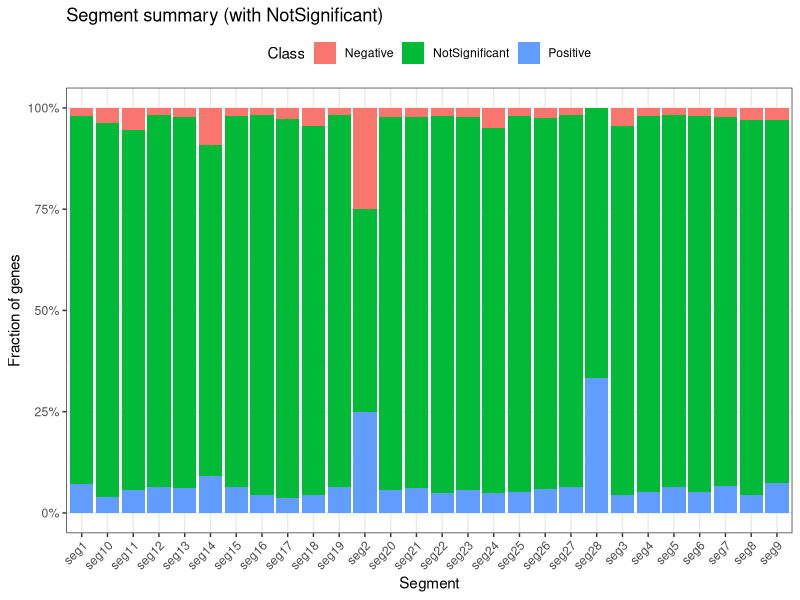
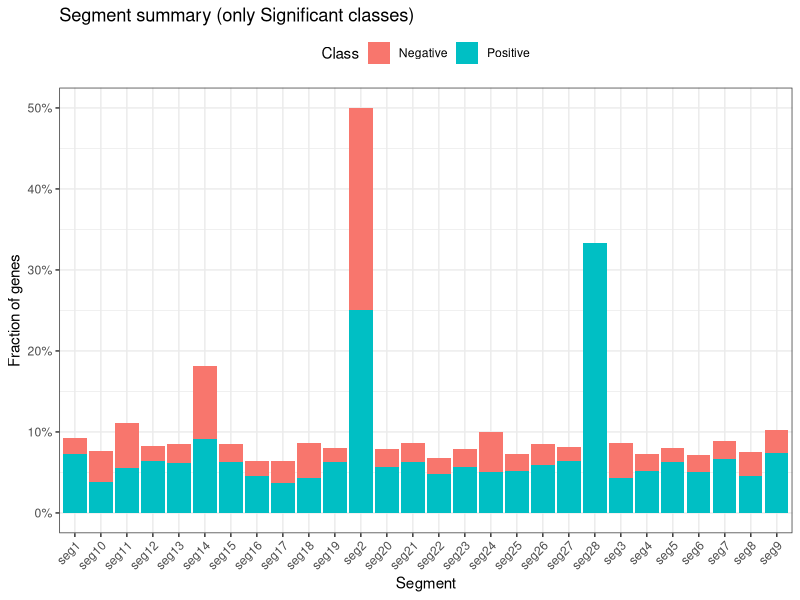
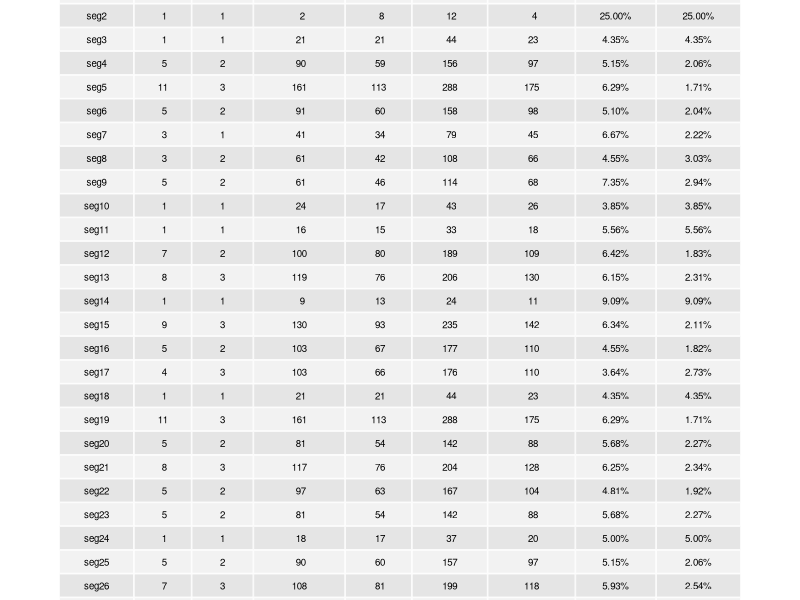

These figures' R source, in order:
library(dplyr)
library(readr)
library(tidyr)
library(ggplot2)
library(gridExtra)
library(grid)

# ===============================
# Step 1: Load regression results + gene-segment map
# ===============================
reg_results <- read_csv("data/processed/GeneRegressionResults.csv")
gene_segment_map <- read_csv("data/processed/Gene_Segment_Map.csv")

cat("??? Regression results loaded:", nrow(reg_results), "genes\n")
cat("??? Gene-segment map loaded:", nrow(gene_segment_map), "pairs\n")

# ===============================
# Step 2: Merge regression results with segments
# ===============================
reg_results_seg <- reg_results %>%
  left_join(gene_segment_map, by = "Gene")

# ===============================
# Step 3: Summarize per segment
# ===============================
summary_counts <- reg_results_seg %>%
  group_by(SegmentID) %>%
  summarise(
    Positive       = sum(Class == "Positive", na.rm = TRUE),
    Negative       = sum(Class == "Negative", na.rm = TRUE),
    NotSignificant = sum(Class == "NotSignificant", na.rm = TRUE),
    Unknown        = sum(Class == "Unknown" | is.na(Class), na.rm = TRUE),
    .groups = "drop"
  ) %>%
  mutate(
    TotalGenes   = Positive + Negative + NotSignificant + Unknown,
    KnownGenes   = Positive + Negative + NotSignificant,
    Pct_Positive = if_else(KnownGenes > 0, 100 * Positive / KnownGenes, NA_real_),
    Pct_Negative = if_else(KnownGenes > 0, 100 * Negative / KnownGenes, NA_real_)
  ) %>%
  arrange(as.numeric(gsub("seg", "", SegmentID)))   # ??? order by segment number

# Save CSV
write_csv(summary_counts, "data/processed/SegmentSummary.csv")
cat("??? Segment summary saved to SegmentSummary.csv\n")

# ===============================
# Step 4: Barplot (with NotSignificant)
# ===============================
bar_data_all <- summary_counts %>%
  select(SegmentID, Positive, Negative, NotSignificant, KnownGenes) %>%
  pivot_longer(
    cols = Positive:NotSignificant,
    names_to = "Class",
    values_to = "Count"
  ) %>%
  mutate(Fraction = if_else(KnownGenes > 0, Count / KnownGenes, NA_real_))

barplot_all <- ggplot(bar_data_all, aes(x = SegmentID, y = Fraction, fill = Class)) +
  geom_bar(stat = "identity", position = "stack") +
  scale_y_continuous(labels = scales::percent) +
  theme_bw() +
  theme(axis.text.x = element_text(angle = 45, hjust = 1),
        legend.position = "top") +
  labs(title = "Segment summary (with NotSignificant)",
       y = "Fraction of genes", x = "Segment")

ggsave("figures/PanelA_SegmentSummary_Barplot_ALL.png",
       barplot_all, width = 12, height = 6, dpi = 300)

cat("??? Barplot (with NotSignificant) saved\n")

# ===============================
# Step 5: Barplot (only Significant = Positive/Negative)
# ===============================
bar_data_sig <- summary_counts %>%
  select(SegmentID, Positive, Negative, KnownGenes) %>%
  pivot_longer(
    cols = Positive:Negative,
    names_to = "Class",
    values_to = "Count"
  ) %>%
  mutate(Fraction = if_else(KnownGenes > 0, Count / KnownGenes, NA_real_))

barplot_sig <- ggplot(bar_data_sig, aes(x = SegmentID, y = Fraction, fill = Class)) +
  geom_bar(stat = "identity", position = "stack") +
  scale_y_continuous(labels = scales::percent) +
  theme_bw() +
  theme(axis.text.x = element_text(angle = 45, hjust = 1),
        legend.position = "top") +
  labs(title = "Segment summary (only Significant classes)",
       y = "Fraction of genes", x = "Segment")

ggsave("figures/PanelA_SegmentSummary_Barplot_SIG.png",
       barplot_sig, width = 12, height = 6, dpi = 300)

cat("??? Barplot (significant only) saved\n")

# ===============================
# Step 6: Save full summary table (all rows + headers) as PNG
# ===============================
summary_display <- summary_counts %>%
  mutate(
    Pct_Positive = ifelse(!is.na(Pct_Positive), sprintf("%.2f%%", Pct_Positive), NA),
    Pct_Negative = ifelse(!is.na(Pct_Negative), sprintf("%.2f%%", Pct_Negative), NA)
  )

# Create table grob with headers
table_plot <- tableGrob(
  summary_display,
  rows = NULL,
  theme = ttheme_default(
    base_size = 10,
    core = list(fg_params = list(cex = 0.7)),
    colhead = list(fg_params = list(cex = 0.8, fontface = "bold"))
  )
)

# Scale output height to number of rows
nrows <- nrow(summary_display)
png("data/figures/SegmentSummary_Table_FULL.png",
    width = 2000, height = 40 * (nrows + 3), res = 150)
grid.draw(table_plot)
dev.off()

cat("??? Full summary table with headers saved to SegmentSummary_Table_FULL.png\n")
